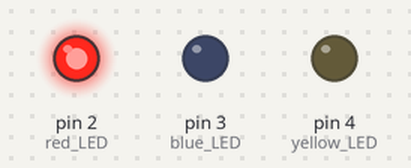
The sketch below on a simulated Arduino Uno, built with avr-gcc and run on an emulated ATmega328P. Parts: output pins drawn as LEDs (lit = HIGH).

Above: at 0.1 s.
At 22.1 s:
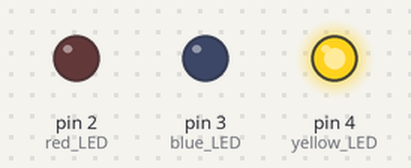
At 72.1 s:
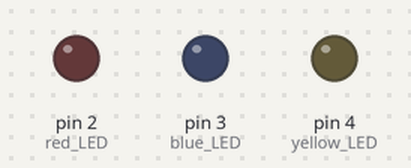
At 124.1 s:
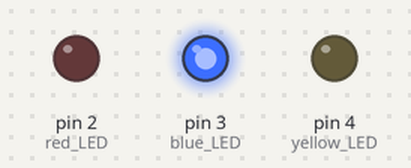
Timing chart, 0 to 125.6 s (numbered marks = the images above):
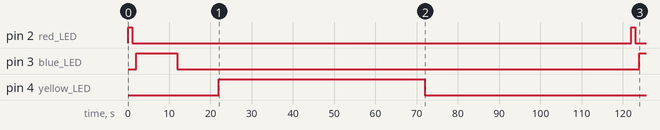

Measured:
- by itself, pin 2 (red_LED): alternates HIGH for 1.0 s and LOW for 121 s
- by itself, pin 3 (blue_LED): LOW → HIGH at 2.0 s, → LOW 10.0 s later, → HIGH 112 s later
- by itself, pin 4 (yellow_LED): LOW → HIGH at 22.0 s, → LOW 50.0 s later

The sketch:

Lab_c1.ino
```cpp
int red_LED=2;
int blue_LED=3;
int yellow_LED=4;
void setup() {
  // initialize digital pin LED_BUILTIN as an output.
  pinMode(red_LED, OUTPUT);
  pinMode(blue_LED, OUTPUT);
  pinMode(yellow_LED, OUTPUT);
}

// the loop function runs over and over again forever
void loop() {
  digitalWrite(red_LED, HIGH);   // turn the LED on (HIGH is the voltage level)
  delay(1000);                       // wait for a second
  digitalWrite(red_LED, LOW);    // turn the LED off by making the voltage LOW
  delay(1000);

  digitalWrite(blue_LED, HIGH);   // turn the LED on (HIGH is the voltage level)
  delay(10000);                       // wait for a second
  digitalWrite(blue_LED, LOW);    // turn the LED off by making the voltage LOW
  delay(10000);

  digitalWrite(yellow_LED, HIGH);   // turn the LED on (HIGH is the voltage level)
  delay(50000);                       // wait for a second
  digitalWrite(yellow_LED, LOW);    // turn the LED off by making the voltage LOW
  delay(50000);

}
```
